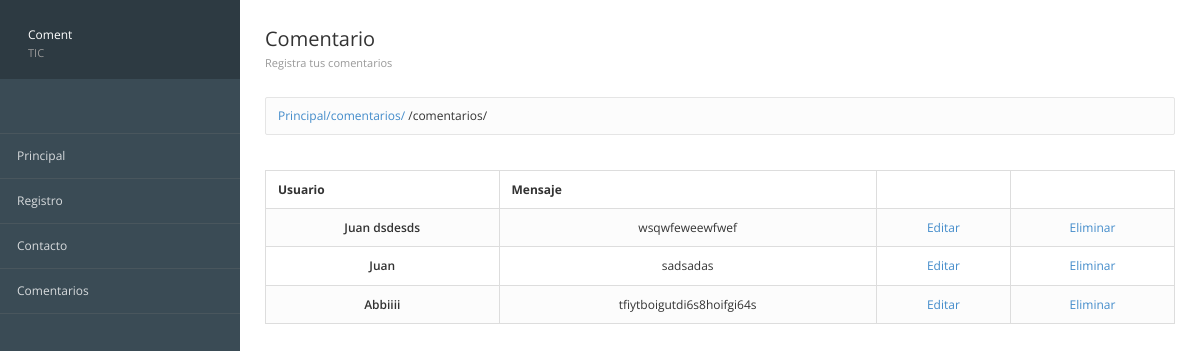
The page /comentarios/ on the database as committed earlier.
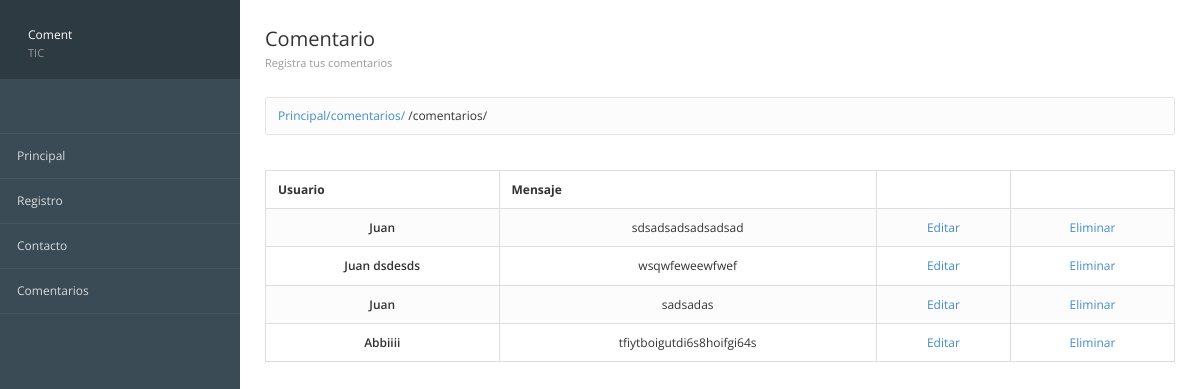
The same page on the database as committed later.
### registros/models.py (models this page shows, shortened)
class ComentarioContacto(models.Model):
    id = models.AutoField(primary_key=True, verbose_name="Clave")
    usuario = models.CharField(max_length=100, verbose_name="Usuario")
    mensaje = models.TextField(verbose_name="Comentario")
    created = models.DateTimeField(auto_now_add=True, verbose_name="Registrado")
    class Meta:
        verbose_name = "Comentario Contacto"
        verbose_name_plural = "Comentarios Contactos"
        ordering = ["-created"]

### registros/views.py (the view)
# urls.py: path('comentarios/', views_registros.coment, name='Comentario'),
def coment(request):
    comentarios = ComentarioContacto.objects.all()
    return render(request, 'registros/comentarios.html', {'comentarios': comentarios})

### registros/templates/registros/comentarios.html (shortened to what this page needs)
{% extends 'inicio/encabezado.html' %} {% block imagen %} {%load static%} {% endblock %} {% block text %} Coment <span>TIC</span> {% endblock %}
%} {% block encabezado %}
<div class="page-header">
    <div class="page-title">
        <h3>Comentario
            <small>Registra tus comentarios</small></h3>
    </div>
</div>
{% endblock %}
{% block contenido %}
<table class="table table-bordered table-striped">
    <thead>
        <tr>
            <th>Usuario</th>
            <th>Mensaje</th>
            <th></th>
            <th></th>
        </tr>
    </thead>
    <tbody>
        {% for coments in comentarios %}
        <tr style="text-align: center;">
            <td class="text-semibold">{{coments.usuario}}</td>
            <td class="muted">{{coments.mensaje}}</td>
            <td class="muted"><a href="{%url 'ConsultarIndividual' coments.id %}">Editar</a>
            </td>
            <td class="text-center"><a href="{%url 'Eliminar' coments.id%}">Eliminar</a></td>
        </tr>
        {% endfor %}
    </tbody>
</table>
{% endblock %}

Rows that differ between the two databases and show on the page:
added ComentarioContacto: usuario "Juan", mensaje "sdsadsadsadsadsad"
